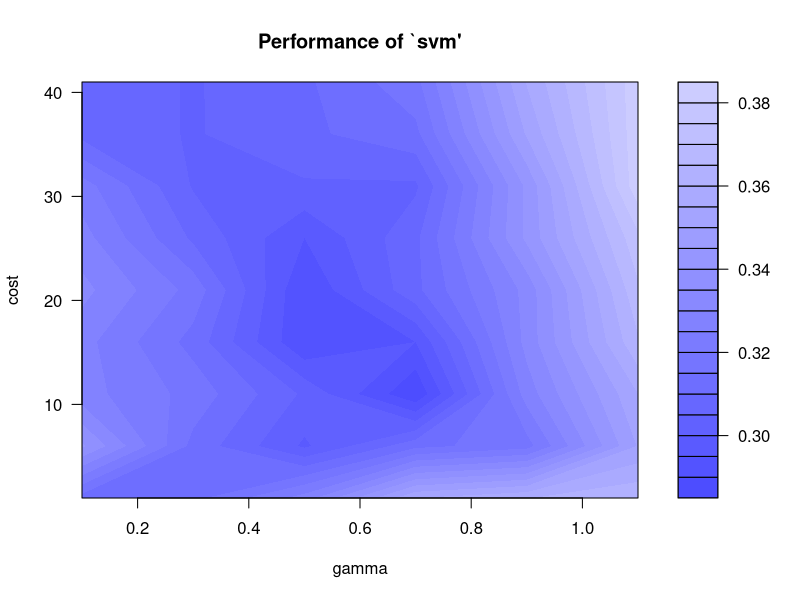

Write the R code that produced this figure. (Note: this script raises an error after producing the figure.)
## ---- chunk 1
library(tidyverse)
library(e1071)
library(rpart)
data(Glass, package="mlbench")
glass <- as_data_frame(Glass)
print(glass)
## ---- chunk 2
## split data into a train and test set
testindex <- sample(1:nrow(glass), trunc(nrow(glass)/3))
testset   <- glass[testindex,]
trainset  <- glass[-testindex,]
## ---- chunk 3
## svm
svm.model <- svm(Type ~ ., data = trainset, cost = 100, gamma = 1)
print(summary(svm.model))
svm.pred  <- predict(svm.model, select(testset, -Type))
table(pred = svm.pred, true = testset$Type)
## ---- chunk 4
## use svm tune to find best parameters
svm_tune <- tune.svm(Type ~ ., data = glass,
              kernel="radial", cost=seq(1,41, by=5), gamma=seq(0.1, 1.1, by = 0.2))

summary(svm_tune)
plot(svm_tune)
## ---- chunk 5
# rerun with optimized parameters
svm.model_optim <- svm(Type ~ ., data = trainset, cost = 6, gamma = 0.7)
print(summary(svm.model_optim))
svm.pred_optim  <- predict(svm.model_optim, select(testset, -Type))
table(pred = svm.pred_optim, true = testset$Type)
## ---- chunk 6
model <- svm(Species ~ ., data = iris, probability=TRUE)

# alternatively the traditional interface:
x <- subset(iris, select = -Species)
y <- Species
model <- svm(x, y) 

print(model)
summary(model)

# test with train data
pred <- predict(model, x)
# (same as:)
pred <- fitted(model)

# Check accuracy:
table(pred, iris$Species)
dont_fit <- which( pred %>% as.character() != iris$Species)

# compute decision values and probabilities:
# NOTE: this is what's going to be super useful
pred <- predict(model, x, probability=TRUE, decision.values = TRUE)
print(attr(pred, "decision.values")[1:4,])
all_probs <- attr(pred, "probabilities") %>% as_data_frame()
print(all_probs[dont_fit,])

# visualize (classes by color, SV by crosses):
# --> do this in ggplot
plot(cmdscale(dist(iris[,-5])),
     col = as.integer(iris[,5]),
     pch = c("o","+")[1:150 %in% model$index + 1])

